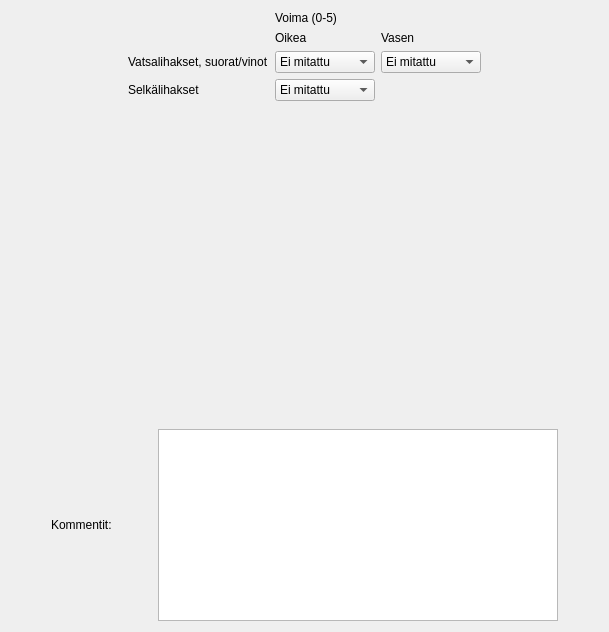
      <widget class="QWidget" name="tabRyhti">
       <attribute name="title">
        <string>Ryhti/vartalo</string>
       </attribute>
       <layout class="QVBoxLayout" name="verticalLayout_14">
        <item>
         <layout class="QGridLayout" name="gridLayout_16">
          <item row="3" column="2">
           <widget class="QComboBox" name="cbRyhtiVatsaOik">
            <property name="sizePolicy">
             <sizepolicy hsizetype="Fixed" vsizetype="Fixed">
              <horstretch>0</horstretch>
              <verstretch>0</verstretch>
             </sizepolicy>
            </property>
            <property name="minimumSize">
             <size>
              <width>100</width>
              <height>0</height>
             </size>
            </property>
            <item>
             <property name="text">
              <string>Ei mitattu</string>
             </property>
            </item>
            <item>
             <property name="text">
              <string>0</string>
             </property>
            </item>
            <item>
             <property name="text">
              <string>0+</string>
             </property>
            </item>
            <item>
             <property name="text">
              <string>1-</string>
             </property>
            </item>
            <item>
             <property name="text">
              <string>1</string>
             </property>
            </item>
            <item>
             <property name="text">
              <string>1+</string>
             </property>
            </item>
            <item>
             <property name="text">
              <string>2-</string>
             </property>
            </item>
            <item>
             <property name="text">
              <string>2</string>
             </property>
            </item>
            <item>
             <property name="text">
              <string>2+</string>
             </property>
            </item>
            <item>
             <property name="text">
              <string>3-</string>
             </property>
            </item>
            <item>
             <property name="text">
              <string>3</string>
             </property>
            </item>
            <item>
             <property name="text">
              <string>3+</string>
             </property>
            </item>
            <item>
             <property name="text">
              <string>4</string>
             </property>
            </item>
            <item>
             <property name="text">
              <string>4+</string>
             </property>
            </item>
            <item>
             <property name="text">
              <string>5-</string>
             </property>
            </item>
            <item>
             <property name="text">
              <string>5</string>
             </property>
            </item>
           </widget>
          </item>
          <item row="1" column="2" colspan="2">
           <widget class="QLabel" name="label_230">
            <property name="text">
             <string>Voima (0-5)</string>
            </property>
            <property name="textFormat">
             <enum>Qt::AutoText</enum>
            </property>
           </widget>
          </item>
          <item row="3" column="3">
           <widget class="QComboBox" name="cbRyhtiVatsaVas">
            <property name="sizePolicy">
             <sizepolicy hsizetype="Fixed" vsizetype="Fixed">
              <horstretch>0</horstretch>
              <verstretch>0</verstretch>
             </sizepolicy>
            </property>
            <property name="minimumSize">
             <size>
              <width>100</width>
              <height>0</height>
             </size>
            </property>
            <item>
             <property name="text">
              <string>Ei mitattu</string>
             </property>
            </item>
            <item>
             <property name="text">
              <string>0</string>
             </property>
            </item>
            <item>
             <property name="text">
              <string>0+</string>
             </property>
            </item>
            <item>
             <property name="text">
              <string>1-</string>
             </property>
            </item>
            <item>
             <property name="text">
              <string>1</string>
             </property>
            </item>
            <item>
             <property name="text">
              <string>1+</string>
             </property>
            </item>
            <item>
             <property name="text">
              <string>2-</string>
             </property>
            </item>
            <item>
             <property name="text">
              <string>2</string>
             </property>
            </item>
            <item>
             <property name="text">
              <string>2+</string>
             </property>
            </item>
            <item>
             <property name="text">
              <string>3-</string>
             </property>
            </item>
            <item>
             <property name="text">
              <string>3</string>
             </property>
            </item>
            <item>
             <property name="text">
              <string>3+</string>
             </property>
            </item>
            <item>
             <property name="text">
              <string>4</string>
             </property>
            </item>
            <item>
             <property name="text">
              <string>4+</string>
             </property>
            </item>
            <item>
             <property name="text">
              <string>5-</string>
             </property>
            </item>
            <item>
             <property name="text">
              <string>5</string>
             </property>
            </item>
           </widget>
          </item>
          <item row="3" column="1">
           <widget class="QLabel" name="label_278">
            <property name="text">
             <string>Vatsalihakset, suorat/vinot</string>
            </property>
           </widget>
          </item>
          <item row="4" column="0">
           <spacer name="horizontalSpacer_66">
            <property name="orientation">
             <enum>Qt::Horizontal</enum>
            </property>
            <property name="sizeHint" stdset="0">
             <size>
              <width>40</width>
              <height>20</height>
             </size>
            </property>
           </spacer>
          </item>
          <item row="4" column="1">
           <widget class="QLabel" name="label_271">
            <property name="text">
             <string>Selkälihakset</string>
            </property>
           </widget>
          </item>
          <item row="4" column="4">
           <spacer name="horizontalSpacer_67">
            <property name="orientation">
             <enum>Qt::Horizontal</enum>
            </property>
            <property name="sizeHint" stdset="0">
             <size>
              <width>40</width>
              <height>20</height>
             </size>
            </property>
           </spacer>
          </item>
          <item row="2" column="2">
           <widget class="QLabel" name="label_236">
            <property name="text">
             <string>Oikea</string>
            </property>
           </widget>
          </item>
          <item row="4" column="2">
           <widget class="QComboBox" name="cbRyhtiSelkaOik">
            <property name="sizePolicy">
             <sizepolicy hsizetype="Fixed" vsizetype="Fixed">
              <horstretch>0</horstretch>
              <verstretch>0</verstretch>
             </sizepolicy>
            </property>
            <property name="minimumSize">
             <size>
              <width>100</width>
              <height>0</height>
             </size>
            </property>
            <item>
             <property name="text">
              <string>Ei mitattu</string>
             </property>
            </item>
            <item>
             <property name="text">
              <string>0</string>
             </property>
            </item>
            <item>
             <property name="text">
              <string>0+</string>
             </property>
            </item>
            <item>
             <property name="text">
              <string>1-</string>
             </property>
            </item>
            <item>
             <property name="text">
              <string>1</string>
             </property>
            </item>
            <item>
             <property name="text">
              <string>1+</string>
             </property>
            </item>
            <item>
             <property name="text">
              <string>2-</string>
             </property>
            </item>
            <item>
             <property name="text">
              <string>2</string>
             </property>
            </item>
            <item>
             <property name="text">
              <string>2+</string>
             </property>
            </item>
            <item>
             <property name="text">
              <string>3-</string>
             </property>
            </item>
            <item>
             <property name="text">
              <string>3</string>
             </property>
            </item>
            <item>
             <property name="text">
              <string>3+</string>
             </property>
            </item>
            <item>
             <property name="text">
              <string>4</string>
             </property>
            </item>
            <item>
             <property name="text">
              <string>4+</string>
             </property>
            </item>
            <item>
             <property name="text">
              <string>5-</string>
             </property>
            </item>
            <item>
             <property name="text">
              <string>5</string>
             </property>
            </item>
           </widget>
          </item>
          <item row="2" column="3">
           <widget class="QLabel" name="label_270">
            <property name="text">
             <string>Vasen</string>
            </property>
           </widget>
          </item>
         </layout>
        </item>
        <item>
         <spacer name="verticalSpacer_17">
          <property name="orientation">
           <enum>Qt::Vertical</enum>
          </property>
          <property name="sizeHint" stdset="0">
           <size>
            <width>20</width>
            <height>322</height>
           </size>
          </property>
         </spacer>
        </item>
        <item>
         <layout class="QHBoxLayout" name="horizontalLayout_14">
          <item>
           <spacer name="horizontalSpacer_63">
            <property name="orientation">
             <enum>Qt::Horizontal</enum>
            </property>
            <property name="sizeHint" stdset="0">
             <size>
              <width>40</width>
              <height>20</height>
             </size>
            </property>
           </spacer>
          </item>
          <item>
           <widget class="QLabel" name="label_261">
            <property name="text">
             <string>Kommentit:</string>
            </property>
           </widget>
          </item>
          <item>
           <spacer name="horizontalSpacer_64">
            <property name="orientation">
             <enum>Qt::Horizontal</enum>
            </property>
            <property name="sizeHint" stdset="0">
             <size>
              <width>40</width>
              <height>20</height>
             </size>
            </property>
           </spacer>
          </item>
          <item>
           <widget class="QTextEdit" name="cmtRyhti">
            <property name="minimumSize">
             <size>
              <width>400</width>
              <height>0</height>
             </size>
            </property>
           </widget>
          </item>
          <item>
           <spacer name="horizontalSpacer_65">
            <property name="orientation">
             <enum>Qt::Horizontal</enum>
            </property>
            <property name="sizeHint" stdset="0">
             <size>
              <width>40</width>
              <height>20</height>
             </size>
            </property>
           </spacer>
          </item>
         </layout>
        </item>
       </layout>
      </widget>
